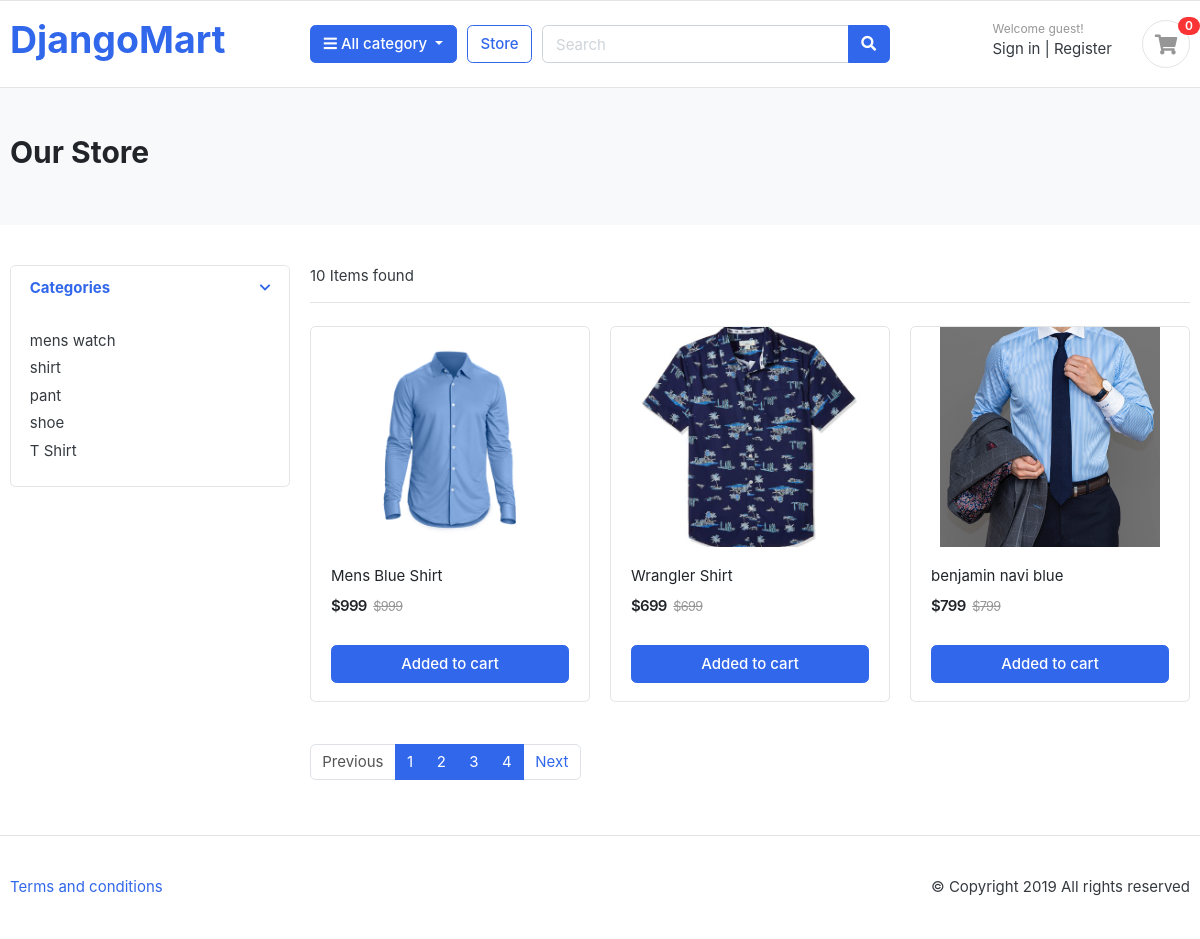
Screenshot of /store/category/shirt/ with the database file from the repository.
### category/models.py (models this page shows, shortened)
class Category(models.Model) :
    category_name = models.CharField(max_length=50 , unique= True)
    slug = models.SlugField(max_length=100 , unique= True)
    description = models.TextField(max_length=255 , blank=True)
    cat_image = models.ImageField(upload_to='photos/categories' , blank=True)

class Product(models.Model) :
    product_name = models.CharField(max_length=100 , unique= True)
    slug = models.SlugField(max_length=255 , unique=True)
    description = models.TextField(max_length=500 , blank = True)
    price = models.IntegerField()
    image = models.ImageField(upload_to='photos/products')
    stock = models.IntegerField()
    is_available = models.BooleanField(default=True)
    category = models.ForeignKey(Category,on_delete=models.CASCADE)
    created_date = models.DateTimeField(auto_now_add=True)
    modified_date = models.DateTimeField(auto_now=True)

### store/views.py (the view)
# urls.py: path('store/',include('store.urls')),
def store(request , category_slug=None) :
    if not request.session.session_key:
        request.session.create()
    if category_slug :
        categorie = get_object_or_404(Category , slug = category_slug)
        product = Product.objects.filter(is_available = True , category=categorie)
        paginator = Paginator(product,3) #1 page e 3 ta product
        page = request.GET.get('page') #came from frontened
        page_number = paginator.get_page(page) #kon page e ace ; page = 2
    else :
        product = Product.objects.filter(is_available = True)
        paginator = Paginator(product, 9) # 1 page 9 products
        page = request.GET.get('page')#frontend theke nibe kon page e jabo ;
        page_number = paginator.get_page(page) #kon page number e aci ;
    category = Category.objects.all() #frontend print all category name
    context = {'products' : page_number , 'categories' : category ,'total_item' : product}
    return render(request , 'store/store.html' , context)

### store/templates/store/store.html (shortened to what this page needs)
{% extends "base.html" %}
{% load static %}
{% block navbar %}
<section class="section-pagetop bg">
<div class="container">
	<h2 class="title-page">Our Store</h2>
</div>
</section>
<section class="section-content padding-y">
<div class="container">
<div class="row">
	<aside class="col-md-3">
<div class="card">
	<article class="filter-group">
		<header class="card-header">
			<a href="#" data-toggle="collapse" data-target="#collapse_1" aria-expanded="true" class="">
				<i class="icon-control fa fa-chevron-down"></i>
				<h6 class="title">Categories</h6>
			</a>
		</header>
		<div class="filter-content collapse show" id="collapse_1" style="">
			<div class="card-body">
				<ul class="list-menu">
				{% for c in categories %}
					<li><a href="{% url 'product_by_category' c.slug %}">{{c.category_name}}  </a></li>
				{% endfor %}
				</ul>
			</div>
		</div>
	</article>
</div>
	</aside>
	<main class="col-md-9">
<header class="border-bottom mb-4 pb-3">
		<div class="form-inline">
			<span class="mr-md-auto">{{total_item|length}} Items found </span>
		</div>
</header>
<div class="row">
	{% for p in products %}
	<div class="col-md-4">
		<figure class="card card-product-grid">
			<div class="img-wrap">
				<img src="{{p.image.url}}">
			</div>
			<figcaption class="info-wrap">
				<div class="fix-height">
					<a href="{% url 'product-details' p.category.slug p.slug %}" class="title">{{p.product_name}}</a>
					<div class="price-wrap mt-2">
						<span class="price">${{p.price}}</span>
						<del class="price-old">${{p.price}}</del>
					</div>
				</div>
				<form action="post">
					<a href="{% url 'add_to_cart' p.id %}" class="btn btn-block btn-primary">Added to cart </a>
				</form>
			</figcaption>
		</figure>
	</div>
	{% endfor %}
</div>
<nav class="mt-4" aria-label="Page navigation sample">
  <ul class="pagination">
	{% if products.has_previous %}
    <li class="page-item"><a class="page-link" href="?page={{products.previous_page_number}}">Previous</a></li>
	{% else %}
	<li class="page-item disabled"><a class="page-link">Previous</a></li>
	{% endif %}
	{% for i in products.paginator.page_range %}
	   <li class="page-item active"><a class="page-link" href="?page={{i}}">{{i}}</a></li>
	{% endfor %}
	{% if products.has_next %}
    <li class="page-item"><a class="page-link" href="?page={{products.next_page_number}}">Next</a></li>
    {% else %}
	<li class="page-item disabled"><a class="page-link" >Next</a></li>
	{% endif %}
</ul>
</nav>
	</main>
</div>
</div>
</section>
{% endblock navbar %}

### static/css/ui.css (style rules this page uses)
html { font-family: "Inter", sans-serif; font-size: 15px; }
.img-wrap { text-align: center; display: block; }
.img-wrap img { max-width: 100%; }
.price-wrap { letter-spacing: -0.7px; }
.padding-y { padding-top: 40px; padding-bottom: 40px; }
figure { margin-bottom: 0; }
article:after, .form-group:after { display: block; clear: both; content: ""; }
.bg { background-color: #f8f9fa; }
.title-page { color: #212529; }
[class*=list-] li:after { visibility: hidden; display: block; content: ""; overflow: hidden; height: 0; clear: both; }
.list-menu { list-style: none; margin: 0; padding-left: 0; }
.list-menu li { margin-bottom: 5px; }
.list-menu a { color: #343a40; }
[class*=card-product] a.title { color: #212529; display: block; }
[class*=card-product] .img-wrap { overflow: hidden; position: relative; }
[class*=card-product] .img-wrap img { height: 100%; max-width: 100%; width: auto; display: inline-block; -o-object-fit: cover; object-fit: cover; }
.card-product-grid { margin-bottom: 20px; }
.card-product-grid .img-wrap { border-radius: 0.2rem 0.2rem 0 0; height: 220px; }
.card-product-grid .info-wrap { overflow: hidden; padding: 18px 20px; }
.card-product-grid .fix-height { height: 80px; overflow: hidden; }
.card .img-wrap { overflow: hidden; }
.price { font-weight: 600; color: #212529; }
.price-old { color: #969696; margin-left: 3px; font-size: 85%; }
.icon-control { margin-top: 5px; float: right; font-size: 80%; }
.card-header .title { margin-bottom: 0; line-height: 1.5; }
.filter-group { border-bottom: 1px solid #e4e4e4; }
.filter-group .card-header { border-bottom: 0; }
.filter-group:last-child { border-bottom: 0; }
.section-pagetop { padding: 45px 0; }

### rows the page displays
Category: category_name "mens watch"
Category: category_name "shirt"
Category: category_name "pant"
Category: category_name "shoe"
Category: category_name "T Shirt"
Product: image (picture), product_name "Mens Blue Shirt", price "999"
Product: image (picture), product_name "Wrangler Shirt", price "699"
Product: image (picture), product_name "benjamin navi blue", price "799"

### other values shown
{{ total_item|length }} "10"
{{ i }} "1" "2" "3" "4"
